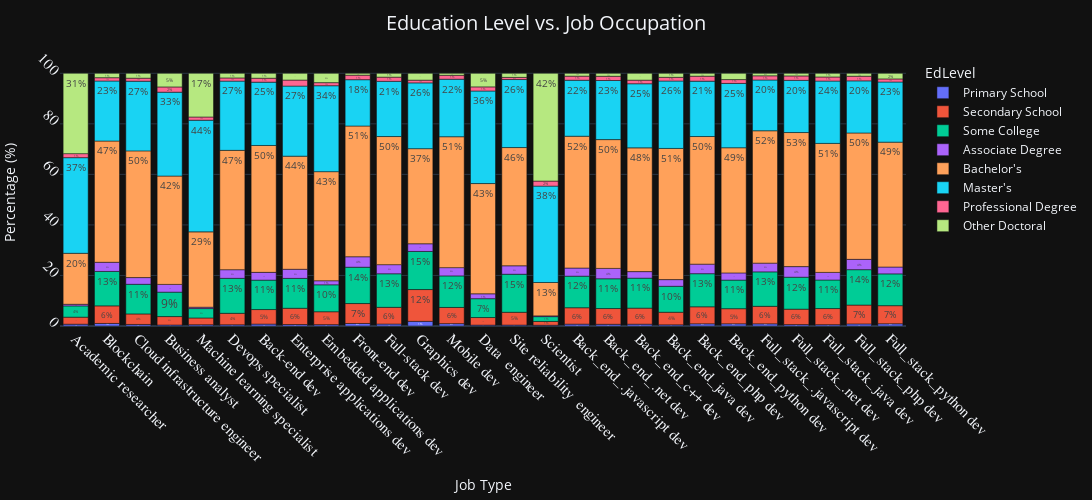

Notebook cell for this chart:
### Code cell
create_education_vs_job_chart()

### Figure 1 — Plotly figure (JSON) as saved in the notebook; plotly's stock layout.template omitted (floating-point values rounded to 4 significant figures)
{"data": [{"alignmentgroup": "True", "hovertemplate": "EdLevel=Primary School<br>Job=%{x}<br>Percentage (%)=%{y}<br>text=%{text}<extra></extra>", "legendgroup": "Primary School", "marker": {"color": "#636efa", "pattern": {"shape": ""}}, "name": "Primary School", "offsetgroup": "Primary School", "orientation": "v", "showlegend": true, "text": ["0%", "1%", "0%", "0%", "0%", "0%", "0%", "0%", "0%", "0%", "0%", "1%", "0%", "0%", "0%", "0%", "0%", "0%", "0%", "0%", "0%", "0%", "0%", "0%", "0%", "0%", "0%"], "textposition": "inside", "x": ["Academic researcher", "Blockchain", "Cloud infrastructure engineer", "Data or business analyst", "Data scientist or machine learning specialist", "DevOps specialist", "Developer_back-end", "Developer_desktop or enterprise applications", "Developer_embedded applications or devices", "Developer_front-end", "Developer_full-stack", "Developer_game or graphics", "Developer_mobile", "Engineer_data", "Engineer_site reliability", "Scientist", "back_end_.JavaScript", "back_end_.NET", "back_end_C++", "back_end_Java", "back_end_PHP", "back_end_python", "full_stack_.JavaScript", "full_stack_.NET", "full_stack_Java", "full_stack_PHP", "full_stack_python"], "xaxis": "x", "y": [0.7117, 1.014, 0.6156, 0.4, 0.4991, 0.4829, 0.7575, 0.5948, 0.5353, 0.9973, 0.7756, 1.844, 0.9203, 0.3551, 0.3704, 0.3003, 0.7363, 0.6769, 0.7196, 0.4676, 0.8671, 0.8679, 0.859, 0.5598, 0.5215, 0.8095, 0.882], "yaxis": "y", "type": "bar", "textfont": {"size": 12}, "cliponaxis": false, "textangle": 0}, {"alignmentgroup": "True", "hovertemplate": "EdLevel=Secondary School<br>Job=%{x}<br>Percentage (%)=%{y}<br>text=%{text}<extra></extra>", "legendgroup": "Secondary School", "marker": {"color": "#EF553B", "pattern": {"shape": ""}}, "name": "Secondary School", "offsetgroup": "Secondary School", "orientation": "v", "showlegend": true, "text": ["2%", "6%", "4%", "3%", "2%", "4%", "5%", "6%", "5%", "7%", "6%", "12%", "6%", "2%", "5%", "1%", "6%", "6%", "6%", "4%", "6%", "5%", "6%", "6%", "6%", "7%", "7%"], "textposition": "inside", "x": ["Academic researcher", "Blockchain", "Cloud infrastructure engineer", "Data or business analyst", "Data scientist or machine learning specialist", "DevOps specialist", "Developer_back-end", "Developer_desktop or enterprise applications", "Developer_embedded applications or devices", "Developer_front-end", "Developer_full-stack", "Developer_game or graphics", "Developer_mobile", "Engineer_data", "Engineer_site reliability", "Scientist", "back_end_.JavaScript", "back_end_.NET", "back_end_C++", "back_end_Java", "back_end_PHP", "back_end_python", "full_stack_.JavaScript", "full_stack_.NET", "full_stack_Java", "full_stack_PHP", "full_stack_python"], "xaxis": "x", "y": [2.788, 6.957, 4.155, 3.333, 2.677, 4.54, 5.752, 6.431, 5.109, 7.886, 6.617, 12.58, 6.42, 2.993, 5.062, 1.502, 6.489, 6.234, 6.35, 4.987, 6.726, 5.98, 6.931, 6.105, 6.383, 7.479, 7.157], "yaxis": "y", "type": "bar", "textfont": {"size": 12}, "cliponaxis": false, "textangle": 0}, {"alignmentgroup": "True", "hovertemplate": "EdLevel=Some College<br>Job=%{x}<br>Percentage (%)=%{y}<br>text=%{text}<extra></extra>", "legendgroup": "Some College", "marker": {"color": "#00cc96", "pattern": {"shape": ""}}, "name": "Some College", "offsetgroup": "Some College", "orientation": "v", "showlegend": true, "text": ["4%", "13%", "11%", "9%", "3%", "13%", "11%", "11%", "10%", "14%", "13%", "15%", "12%", "7%", "15%", "1%", "12%", "11%", "11%", "10%", "13%", "11%", "13%", "12%", "11%", "14%", "12%"], "textposition": "inside", "x": ["Academic researcher", "Blockchain", "Cloud infrastructure engineer", "Data or business analyst", "Data scientist or machine learning specialist", "DevOps specialist", "Developer_back-end", "Developer_desktop or enterprise applications", "Developer_embedded applications or devices", "Developer_front-end", "Developer_full-stack", "Developer_game or graphics", "Developer_mobile", "Engineer_data", "Engineer_site reliability", "Scientist", "back_end_.JavaScript", "back_end_.NET", "back_end_C++", "back_end_Java", "back_end_PHP", "back_end_python", "full_stack_.JavaScript", "full_stack_.NET", "full_stack_Java", "full_stack_PHP", "full_stack_python"], "xaxis": "x", "y": [4.448, 13.62, 11.74, 9.667, 3.721, 13.84, 11.65, 11.82, 10.66, 14.39, 13.28, 15.08, 12.48, 7.458, 15.06, 1.902, 12.49, 11.77, 11.87, 10.26, 13.11, 11.32, 13.63, 12.65, 11.3, 14.0, 12.59], "yaxis": "y", "type": "bar", "textfont": {"size": 12}, "cliponaxis": false, "textangle": 0}, {"alignmentgroup": "True", "hovertemplate": "EdLevel=Associate Degree<br>Job=%{x}<br>Percentage (%)=%{y}<br>text=%{text}<extra></extra>", "legendgroup": "Associate Degree", "marker": {"color": "#ab63fa", "pattern": {"shape": ""}}, "name": "Associate Degree", "offsetgroup": "Associate Degree", "orientation": "v", "showlegend": true, "text": ["0%", "3%", "2%", "3%", "0%", "3%", "3%", "3%", "1%", "4%", "3%", "3%", "3%", "1%", "3%", "0%", "3%", "4%", "2%", "2%", "3%", "2%", "3%", "4%", "3%", "4%", "2%"], "textposition": "inside", "x": ["Academic researcher", "Blockchain", "Cloud infrastructure engineer", "Data or business analyst", "Data scientist or machine learning specialist", "DevOps specialist", "Developer_back-end", "Developer_desktop or enterprise applications", "Developer_embedded applications or devices", "Developer_front-end", "Developer_full-stack", "Developer_game or graphics", "Developer_mobile", "Engineer_data", "Engineer_site reliability", "Scientist", "back_end_.JavaScript", "back_end_.NET", "back_end_C++", "back_end_Java", "back_end_PHP", "back_end_python", "full_stack_.JavaScript", "full_stack_.NET", "full_stack_Java", "full_stack_PHP", "full_stack_python"], "xaxis": "x", "y": [0.6524, 3.623, 2.655, 3.067, 0.5445, 3.413, 3.079, 3.606, 1.606, 4.123, 3.602, 3.037, 3.277, 1.928, 3.333, 0.3003, 3.22, 4.115, 2.582, 2.638, 3.778, 2.842, 3.453, 4.179, 3.005, 4.093, 2.704], "yaxis": "y", "type": "bar", "textfont": {"size": 12}, "cliponaxis": false, "textangle": 0}, {"alignmentgroup": "True", "hovertemplate": "EdLevel=Bachelor's<br>Job=%{x}<br>Percentage (%)=%{y}<br>text=%{text}<extra></extra>", "legendgroup": "Bachelor's", "marker": {"color": "#FFA15A", "pattern": {"shape": ""}}, "name": "Bachelor's", "offsetgroup": "Bachelor's", "orientation": "v", "showlegend": true, "text": ["20%", "47%", "50%", "42%", "29%", "47%", "50%", "44%", "43%", "51%", "50%", "37%", "51%", "43%", "46%", "13%", "52%", "50%", "48%", "51%", "50%", "49%", "52%", "53%", "51%", "50%", "49%"], "textposition": "inside", "x": ["Academic researcher", "Blockchain", "Cloud infrastructure engineer", "Data or business analyst", "Data scientist or machine learning specialist", "DevOps specialist", "Developer_back-end", "Developer_desktop or enterprise applications", "Developer_embedded applications or devices", "Developer_front-end", "Developer_full-stack", "Developer_game or graphics", "Developer_mobile", "Engineer_data", "Engineer_site reliability", "Scientist", "back_end_.JavaScript", "back_end_.NET", "back_end_C++", "back_end_Java", "back_end_PHP", "back_end_python", "full_stack_.JavaScript", "full_stack_.NET", "full_stack_Java", "full_stack_PHP", "full_stack_python"], "xaxis": "x", "y": [20.17, 47.97, 50.13, 42.87, 29.81, 47.23, 50.2, 44.76, 43.16, 51.74, 50.7, 37.64, 51.81, 43.63, 46.79, 13.21, 52.17, 50.96, 48.98, 51.91, 50.5, 49.53, 52.38, 53.06, 51.05, 50.0, 49.42], "yaxis": "y", "type": "bar", "textfont": {"size": 12}, "cliponaxis": false, "textangle": 0}, {"alignmentgroup": "True", "hovertemplate": "EdLevel=Master's<br>Job=%{x}<br>Percentage (%)=%{y}<br>text=%{text}<extra></extra>", "legendgroup": "Master's", "marker": {"color": "#19d3f3", "pattern": {"shape": ""}}, "name": "Master's", "offsetgroup": "Master's", "orientation": "v", "showlegend": true, "text": ["37%", "23%", "27%", "33%", "44%", "27%", "25%", "27%", "34%", "18%", "21%", "26%", "22%", "36%", "26%", "38%", "22%", "23%", "25%", "26%", "21%", "25%", "20%", "20%", "24%", "20%", "23%"], "textposition": "inside", "x": ["Academic researcher", "Blockchain", "Cloud infrastructure engineer", "Data or business analyst", "Data scientist or machine learning specialist", "DevOps specialist", "Developer_back-end", "Developer_desktop or enterprise applications", "Developer_embedded applications or devices", "Developer_front-end", "Developer_full-stack", "Developer_game or graphics", "Developer_mobile", "Engineer_data", "Engineer_site reliability", "Scientist", "back_end_.JavaScript", "back_end_.NET", "back_end_C++", "back_end_Java", "back_end_PHP", "back_end_python", "full_stack_.JavaScript", "full_stack_.NET", "full_stack_Java", "full_stack_PHP", "full_stack_python"], "xaxis": "x", "y": [37.84, 23.77, 27.59, 33.2, 44.19, 27.4, 25.06, 27.73, 34.01, 18.33, 21.85, 26.03, 22.76, 36.63, 26.91, 38.14, 22.16, 23.39, 25.37, 26.69, 21.92, 25.47, 20.1, 20.66, 24.67, 20.62, 23.8], "yaxis": "y", "type": "bar", "textfont": {"size": 12}, "cliponaxis": false, "textangle": 0}, {"alignmentgroup": "True", "hovertemplate": "EdLevel=Professional Degree<br>Job=%{x}<br>Percentage (%)=%{y}<br>text=%{text}<extra></extra>", "legendgroup": "Professional Degree", "marker": {"color": "#FF6692", "pattern": {"shape": ""}}, "name": "Professional Degree", "offsetgroup": "Professional Degree", "orientation": "v", "showlegend": true, "text": ["1%", "1%", "1%", "2%", "1%", "1%", "1%", "2%", "1%", "1%", "1%", "1%", "1%", "1%", "0%", "2%", "1%", "1%", "1%", "1%", "1%", "1%", "1%", "1%", "1%", "1%", "1%"], "textposition": "inside", "x": ["Academic researcher", "Blockchain", "Cloud infrastructure engineer", "Data or business analyst", "Data scientist or machine learning specialist", "DevOps specialist", "Developer_back-end", "Developer_desktop or enterprise applications", "Developer_embedded applications or devices", "Developer_front-end", "Developer_full-stack", "Developer_game or graphics", "Developer_mobile", "Engineer_data", "Engineer_site reliability", "Scientist", "back_end_.JavaScript", "back_end_.NET", "back_end_C++", "back_end_Java", "back_end_PHP", "back_end_python", "full_stack_.JavaScript", "full_stack_.NET", "full_stack_Java", "full_stack_PHP", "full_stack_python"], "xaxis": "x", "y": [1.601, 1.304, 1.193, 2.067, 1.27, 1.256, 1.564, 2.379, 1.217, 1.789, 1.658, 1.085, 1.549, 1.624, 0.8642, 2.002, 1.61, 1.674, 1.425, 1.463, 1.957, 1.51, 1.65, 1.744, 1.614, 1.84, 1.215], "yaxis": "y", "type": "bar", "textfont": {"size": 12}, "cliponaxis": false, "textangle": 0}, {"alignmentgroup": "True", "hovertemplate": "EdLevel=Other Doctoral<br>Job=%{x}<br>Percentage (%)=%{y}<br>text=%{text}<extra></extra>", "legendgroup": "Other Doctoral", "marker": {"color": "#B6E880", "pattern": {"shape": ""}}, "name": "Other Doctoral", "offsetgroup": "Other Doctoral", "orientation": "v", "showlegend": true, "text": ["31%", "1%", "1%", "5%", "17%", "1%", "1%", "2%", "3%", "0%", "1%", "2%", "0%", "5%", "1%", "42%", "1%", "1%", "2%", "1%", "1%", "2%", "0%", "1%", "1%", "1%", "2%"], "textposition": "inside", "x": ["Academic researcher", "Blockchain", "Cloud infrastructure engineer", "Data or business analyst", "Data scientist or machine learning specialist", "DevOps specialist", "Developer_back-end", "Developer_desktop or enterprise applications", "Developer_embedded applications or devices", "Developer_front-end", "Developer_full-stack", "Developer_game or graphics", "Developer_mobile", "Engineer_data", "Engineer_site reliability", "Scientist", "back_end_.JavaScript", "back_end_.NET", "back_end_C++", "back_end_Java", "back_end_PHP", "back_end_python", "full_stack_.JavaScript", "full_stack_.NET", "full_stack_Java", "full_stack_PHP", "full_stack_python"], "xaxis": "x", "y": [31.79, 1.739, 1.924, 5.4, 17.29, 1.835, 1.937, 2.677, 3.698, 0.7403, 1.517, 2.711, 0.7856, 5.378, 1.605, 42.64, 1.123, 1.176, 2.709, 1.583, 1.14, 2.485, 0.9951, 1.041, 1.453, 1.15, 2.227], "yaxis": "y", "type": "bar", "textfont": {"size": 12}, "cliponaxis": false, "textangle": 0}], "layout": {"xaxis": {"anchor": "y", "domain": [0.0, 1.0], "title": {"text": "Job Type"}, "tickfont": {"family": "Rockwell", "size": 15}, "tickmode": "array", "tickvals": [0, 1, 2, 3, 4, 5, 6, 7, 8, 9, 10, 11, 12, 13, 14, 15, 16, 17, 18, 19, 20, 21, 22, 23, 24, 25, 26], "ticktext": ["Academic researcher", "Blockchain", "Cloud infrastructure engineer", "Business analyst", "Machine learning specialist", "Devops specialist", "Back-end dev", "Enterprise applications dev", "Embedded applications dev", "Front-end dev", "Full-stack dev", "Graphics dev", "Mobile dev", "Data  engineer", "Site reliability  engineer", "Scientist", "Back_end_.javascript dev", "Back_end_.net dev", "Back_end_c++ dev", "Back_end_java dev", "Back_end_php dev", "Back_end_python dev", "Full_stack_.javascript dev", "Full_stack_.net dev", "Full_stack_java dev", "Full_stack_php dev", "Full_stack_python dev"], "tickangle": 45}, "yaxis": {"anchor": "x", "domain": [0.0, 1.0], "title": {"text": "Percentage (%)"}, "tickfont": {"family": "Rockwell", "size": 15}, "tickangle": 45}, "legend": {"title": {"text": "EdLevel"}, "tracegroupgap": 0}, "margin": {"t": 60, "b": 10, "l": 10, "r": 10}, "barmode": "relative", "title": {"font": {"size": 20}, "text": "Education Level vs. Job Occupation", "x": 0.5}, "height": 500, "width": 1700}}
